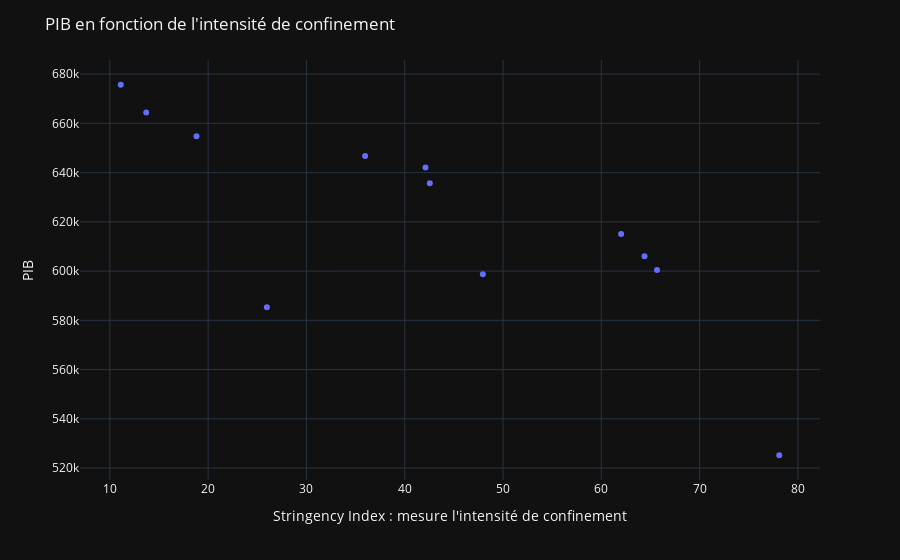

The notebook cell this image was saved under:
### Code cell
fig_2 = px.scatter(data_quarterly, x="STI", y="GDP", template=template)
fig_2.update_layout(
    title='PIB en fonction de l\'intensité de confinement',
    xaxis_title="Stringency Index : mesure l'intensité de confinement",
    yaxis_title="PIB"
)
fig_2.show()

### Figure 1 — Plotly figure (JSON) as saved in the notebook; plotly's stock layout.template omitted (floating-point values rounded to 4 significant figures)
{"data": [{"hovertemplate": "STI=%{x}<br>GDP=%{y}<extra></extra>", "legendgroup": "", "marker": {"color": "#636efa", "symbol": "circle"}, "mode": "markers", "name": "", "orientation": "v", "showlegend": false, "type": "scatter", "x": [25.97, 78.1, 47.95, 65.66, 64.39, 62.02, 42.55, 42.11, 35.97, 18.81, 13.7, 11.11], "xaxis": "x", "y": [585300.0, 525200.0, 598700.0, 600400.0, 606000.0, 615100.0, 635600.0, 642000.0, 646800.0, 654800.0, 664400.0, 675691], "yaxis": "y"}], "layout": {"legend": {"tracegroupgap": 0}, "margin": {"t": 60}, "title": {"text": "PIB en fonction de l'intensité de confinement"}, "xaxis": {"anchor": "y", "domain": [0, 1], "title": {"text": "Stringency Index : mesure l'intensité de confinement"}}, "yaxis": {"anchor": "x", "domain": [0, 1], "title": {"text": "PIB"}}}}
